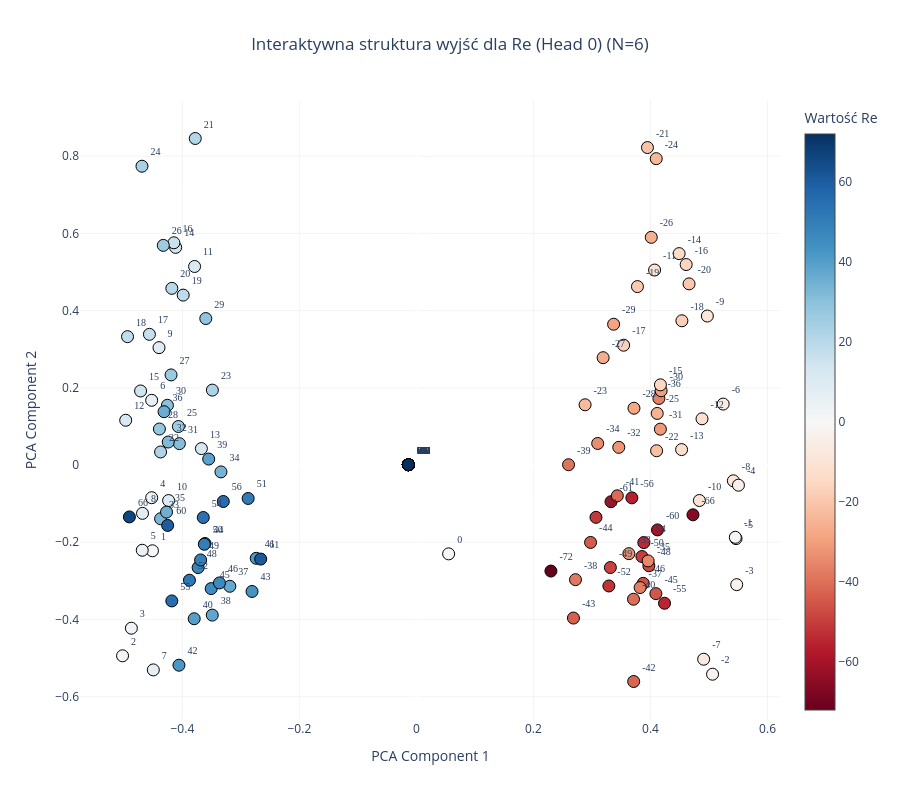
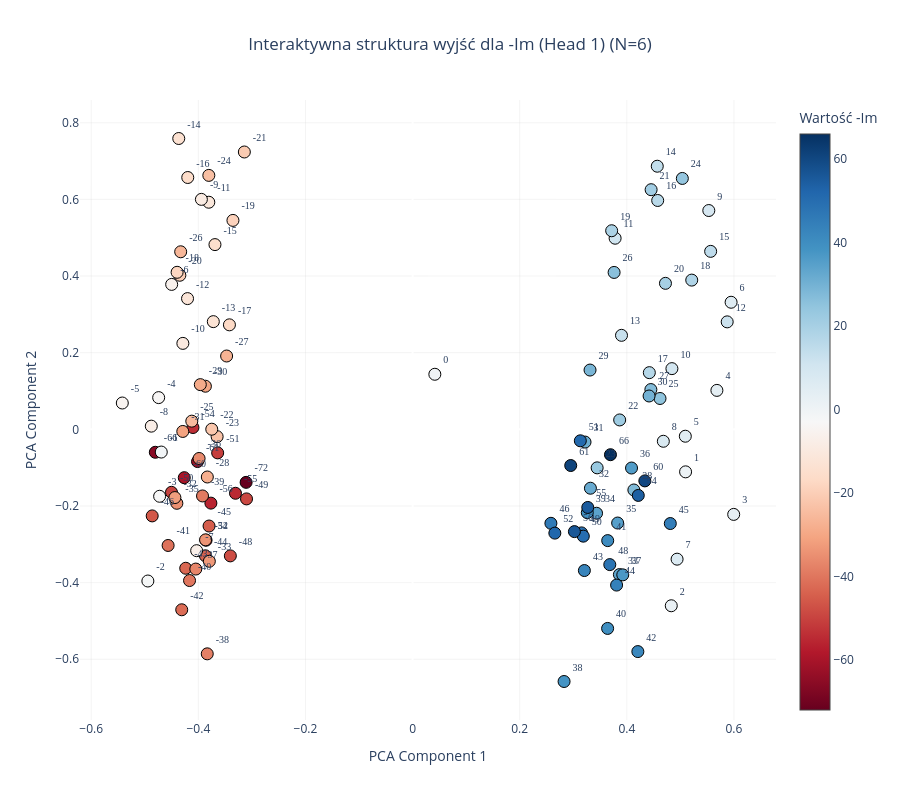

Here is the notebook cell these charts were saved with, in order:
### Code cell
plot_output_head_plotly(model, N=N, head_idx=0)

plot_output_head_plotly(model, N=N, head_idx=1)

### Figure 1 — Plotly figure (JSON) as saved in the notebook; plotly's stock layout.template omitted (floating-point values rounded to 4 significant figures; data arrays with more than 128 entries replaced by an {"elided": "..."} marker saying what was removed)
{"data": [{"hoverinfo": "text", "hovertext": {"elided": "145 str values"}, "marker": {"color": {"elided": "145 int values"}, "colorbar": {"title": {"text": "Wartość Re"}}, "colorscale": [[0, "rgb(103,0,31)"], [0.1, "rgb(178,24,43)"], [0.2, "rgb(214,96,77)"], [0.3, "rgb(244,165,130)"], [0.4, "rgb(253,219,199)"], [0.5, "rgb(247,247,247)"], [0.6, "rgb(209,229,240)"], [0.7, "rgb(146,197,222)"], [0.8, "rgb(67,147,195)"], [0.9, "rgb(33,102,172)"], [1, "rgb(5,48,97)"]], "line": {"color": "Black", "width": 1}, "showscale": true, "size": 12}, "mode": "markers+text", "text": {"elided": "145 str values"}, "textfont": {"family": "Arial Black", "size": 10}, "textposition": "top right", "type": "scatter", "x": {"elided": "145 float values"}, "y": {"elided": "145 float values"}}], "layout": {"height": 800, "paper_bgcolor": "white", "plot_bgcolor": "white", "showlegend": false, "title": {"text": "Interaktywna struktura wyjść dla Re (Head 0) (N=6)", "x": 0.5, "xanchor": "center"}, "width": 900, "xaxis": {"gridcolor": "rgba(200,200,200,0.2)", "title": {"text": "PCA Component 1"}}, "yaxis": {"gridcolor": "rgba(200,200,200,0.2)", "title": {"text": "PCA Component 2"}}}}

### Figure 2 — Plotly figure (JSON) as saved in the notebook; plotly's stock layout.template omitted (floating-point values rounded to 4 significant figures)
{"data": [{"hoverinfo": "text", "hovertext": ["Token ID: 0<br>Wartość algebraiczna: -72", "Token ID: 6<br>Wartość algebraiczna: -66", "Token ID: 11<br>Wartość algebraiczna: -61", "Token ID: 12<br>Wartość algebraiczna: -60", "Token ID: 16<br>Wartość algebraiczna: -56", "Token ID: 17<br>Wartość algebraiczna: -55", "Token ID: 18<br>Wartość algebraiczna: -54", "Token ID: 20<br>Wartość algebraiczna: -52", "Token ID: 21<br>Wartość algebraiczna: -51", "Token ID: 22<br>Wartość algebraiczna: -50", "Token ID: 23<br>Wartość algebraiczna: -49", "Token ID: 24<br>Wartość algebraiczna: -48", "Token ID: 26<br>Wartość algebraiczna: -46", "Token ID: 27<br>Wartość algebraiczna: -45", "Token ID: 28<br>Wartość algebraiczna: -44", "Token ID: 29<br>Wartość algebraiczna: -43", "Token ID: 30<br>Wartość algebraiczna: -42", "Token ID: 31<br>Wartość algebraiczna: -41", "Token ID: 32<br>Wartość algebraiczna: -40", "Token ID: 33<br>Wartość algebraiczna: -39", "Token ID: 34<br>Wartość algebraiczna: -38", "Token ID: 35<br>Wartość algebraiczna: -37", "Token ID: 36<br>Wartość algebraiczna: -36", "Token ID: 37<br>Wartość algebraiczna: -35", "Token ID: 38<br>Wartość algebraiczna: -34", "Token ID: 39<br>Wartość algebraiczna: -33", "Token ID: 40<br>Wartość algebraiczna: -32", "Token ID: 41<br>Wartość algebraiczna: -31", "Token ID: 42<br>Wartość algebraiczna: -30", "Token ID: 43<br>Wartość algebraiczna: -29", "Token ID: 44<br>Wartość algebraiczna: -28", "Token ID: 45<br>Wartość algebraiczna: -27", "Token ID: 46<br>Wartość algebraiczna: -26", "Token ID: 47<br>Wartość algebraiczna: -25", "Token ID: 48<br>Wartość algebraiczna: -24", "Token ID: 49<br>Wartość algebraiczna: -23", "Token ID: 50<br>Wartość algebraiczna: -22", "Token ID: 51<br>Wartość algebraiczna: -21", "Token ID: 52<br>Wartość algebraiczna: -20", "Token ID: 53<br>Wartość algebraiczna: -19", "Token ID: 54<br>Wartość algebraiczna: -18", "Token ID: 55<br>Wartość algebraiczna: -17", "Token ID: 56<br>Wartość algebraiczna: -16", "Token ID: 57<br>Wartość algebraiczna: -15", "Token ID: 58<br>Wartość algebraiczna: -14", "Token ID: 59<br>Wartość algebraiczna: -13", "Token ID: 60<br>Wartość algebraiczna: -12", "Token ID: 61<br>Wartość algebraiczna: -11", "Token ID: 62<br>Wartość algebraiczna: -10", "Token ID: 63<br>Wartość algebraiczna: -9", "Token ID: 64<br>Wartość algebraiczna: -8", "Token ID: 65<br>Wartość algebraiczna: -7", "Token ID: 66<br>Wartość algebraiczna: -6", "Token ID: 67<br>Wartość algebraiczna: -5", "Token ID: 68<br>Wartość algebraiczna: -4", "Token ID: 69<br>Wartość algebraiczna: -3", "Token ID: 70<br>Wartość algebraiczna: -2", "Token ID: 71<br>Wartość algebraiczna: -1", "Token ID: 72<br>Wartość algebraiczna: 0", "Token ID: 73<br>Wartość algebraiczna: 1", "Token ID: 74<br>Wartość algebraiczna: 2", "Token ID: 75<br>Wartość algebraiczna: 3", "Token ID: 76<br>Wartość algebraiczna: 4", "Token ID: 77<br>Wartość algebraiczna: 5", "Token ID: 78<br>Wartość algebraiczna: 6", "Token ID: 79<br>Wartość algebraiczna: 7", "Token ID: 80<br>Wartość algebraiczna: 8", "Token ID: 81<br>Wartość algebraiczna: 9", "Token ID: 82<br>Wartość algebraiczna: 10", "Token ID: 83<br>Wartość algebraiczna: 11", "Token ID: 84<br>Wartość algebraiczna: 12", "Token ID: 85<br>Wartość algebraiczna: 13", "Token ID: 86<br>Wartość algebraiczna: 14", "Token ID: 87<br>Wartość algebraiczna: 15", "Token ID: 88<br>Wartość algebraiczna: 16", "Token ID: 89<br>Wartość algebraiczna: 17", "Token ID: 90<br>Wartość algebraiczna: 18", "Token ID: 91<br>Wartość algebraiczna: 19", "Token ID: 92<br>Wartość algebraiczna: 20", "Token ID: 93<br>Wartość algebraiczna: 21", "Token ID: 94<br>Wartość algebraiczna: 22", "Token ID: 95<br>Wartość algebraiczna: 23", "Token ID: 96<br>Wartość algebraiczna: 24", "Token ID: 97<br>Wartość algebraiczna: 25", "Token ID: 98<br>Wartość algebraiczna: 26", "Token ID: 99<br>Wartość algebraiczna: 27", "Token ID: 100<br>Wartość algebraiczna: 28", "Token ID: 101<br>Wartość algebraiczna: 29", "Token ID: 102<br>Wartość algebraiczna: 30", "Token ID: 103<br>Wartość algebraiczna: 31", "Token ID: 104<br>Wartość algebraiczna: 32", "Token ID: 105<br>Wartość algebraiczna: 33", "Token ID: 106<br>Wartość algebraiczna: 34", "Token ID: 107<br>Wartość algebraiczna: 35", "Token ID: 108<br>Wartość algebraiczna: 36", "Token ID: 109<br>Wartość algebraiczna: 37", "Token ID: 110<br>Wartość algebraiczna: 38", "Token ID: 111<br>Wartość algebraiczna: 39", "Token ID: 112<br>Wartość algebraiczna: 40", "Token ID: 113<br>Wartość algebraiczna: 41", "Token ID: 114<br>Wartość algebraiczna: 42", "Token ID: 115<br>Wartość algebraiczna: 43", "Token ID: 116<br>Wartość algebraiczna: 44", "Token ID: 117<br>Wartość algebraiczna: 45", "Token ID: 118<br>Wartość algebraiczna: 46", "Token ID: 120<br>Wartość algebraiczna: 48", "Token ID: 121<br>Wartość algebraiczna: 49", "Token ID: 122<br>Wartość algebraiczna: 50", "Token ID: 123<br>Wartość algebraiczna: 51", "Token ID: 124<br>Wartość algebraiczna: 52", "Token ID: 126<br>Wartość algebraiczna: 54", "Token ID: 127<br>Wartość algebraiczna: 55", "Token ID: 128<br>Wartość algebraiczna: 56", "Token ID: 132<br>Wartość algebraiczna: 60", "Token ID: 133<br>Wartość algebraiczna: 61", "Token ID: 138<br>Wartość algebraiczna: 66"], "marker": {"color": [-72, -66, -61, -60, -56, -55, -54, -52, -51, -50, -49, -48, -46, -45, -44, -43, -42, -41, -40, -39, -38, -37, -36, -35, -34, -33, -32, -31, -30, -29, -28, -27, -26, -25, -24, -23, -22, -21, -20, -19, -18, -17, -16, -15, -14, -13, -12, -11, -10, -9, -8, -7, -6, -5, -4, -3, -2, -1, 0, 1, 2, 3, 4, 5, 6, 7, 8, 9, 10, 11, 12, 13, 14, 15, 16, 17, 18, 19, 20, 21, 22, 23, 24, 25, 26, 27, 28, 29, 30, 31, 32, 33, 34, 35, 36, 37, 38, 39, 40, 41, 42, 43, 44, 45, 46, 48, 49, 50, 51, 52, 54, 55, 56, 60, 61, 66], "colorbar": {"title": {"text": "Wartość -Im"}}, "colorscale": [[0, "rgb(103,0,31)"], [0.1, "rgb(178,24,43)"], [0.2, "rgb(214,96,77)"], [0.3, "rgb(244,165,130)"], [0.4, "rgb(253,219,199)"], [0.5, "rgb(247,247,247)"], [0.6, "rgb(209,229,240)"], [0.7, "rgb(146,197,222)"], [0.8, "rgb(67,147,195)"], [0.9, "rgb(33,102,172)"], [1, "rgb(5,48,97)"]], "line": {"color": "Black", "width": 1}, "showscale": true, "size": 12}, "mode": "markers+text", "text": ["-72", "-66", "-61", "-60", "-56", "-55", "-54", "-52", "-51", "-50", "-49", "-48", "-46", "-45", "-44", "-43", "-42", "-41", "-40", "-39", "-38", "-37", "-36", "-35", "-34", "-33", "-32", "-31", "-30", "-29", "-28", "-27", "-26", "-25", "-24", "-23", "-22", "-21", "-20", "-19", "-18", "-17", "-16", "-15", "-14", "-13", "-12", "-11", "-10", "-9", "-8", "-7", "-6", "-5", "-4", "-3", "-2", "-1", "0", "1", "2", "3", "4", "5", "6", "7", "8", "9", "10", "11", "12", "13", "14", "15", "16", "17", "18", "19", "20", "21", "22", "23", "24", "25", "26", "27", "28", "29", "30", "31", "32", "33", "34", "35", "36", "37", "38", "39", "40", "41", "42", "43", "44", "45", "46", "48", "49", "50", "51", "52", "54", "55", "56", "60", "61", "66"], "textfont": {"family": "Arial Black", "size": 10}, "textposition": "top right", "type": "scatter", "x": [-0.3108, -0.4804, -0.4015, -0.4263, -0.3766, -0.3307, -0.4101, -0.3856, -0.364, -0.4502, -0.3101, -0.3403, -0.4862, -0.38, -0.3869, -0.4236, -0.431, -0.4565, -0.4165, -0.3922, -0.3834, -0.4048, -0.3986, -0.4401, -0.3866, -0.3795, -0.4438, -0.4291, -0.3869, -0.3963, -0.3832, -0.3472, -0.433, -0.4123, -0.3805, -0.3649, -0.375, -0.3141, -0.4346, -0.3354, -0.4397, -0.342, -0.4198, -0.369, -0.4366, -0.3721, -0.4202, -0.3805, -0.4289, -0.3943, -0.4879, -0.4031, -0.4498, -0.542, -0.4741, -0.4723, -0.4943, -0.4692, 0.04153, 0.5097, 0.483, 0.5995, 0.5682, 0.5092, 0.5947, 0.4939, 0.4682, 0.5531, 0.4842, 0.3781, 0.5874, 0.3901, 0.4568, 0.5565, 0.4576, 0.442, 0.5212, 0.3717, 0.4721, 0.4454, 0.3866, 0.3446, 0.5036, 0.462, 0.3762, 0.4449, 0.4131, 0.3313, 0.4416, 0.3219, 0.332, 0.3861, 0.3435, 0.3829, 0.4088, 0.3924, 0.2828, 0.3262, 0.3641, 0.3643, 0.4206, 0.3207, 0.3809, 0.4812, 0.2582, 0.3682, 0.3154, 0.3187, 0.3132, 0.2656, 0.4214, 0.3271, 0.3021, 0.4336, 0.2952, 0.3694], "y": [-0.1384, -0.05989, -0.08406, -0.1261, -0.1926, -0.1669, 0.004728, -0.2894, -0.06147, -0.1643, -0.1815, -0.3302, -0.2259, -0.2523, -0.33, -0.3625, -0.4708, -0.303, -0.3945, -0.1738, -0.5858, -0.3646, -0.07606, -0.193, -0.2884, -0.3443, -0.1781, -0.005539, 0.1125, 0.1166, -0.1243, 0.1913, 0.4632, 0.02133, 0.6626, -0.01905, 0.0003193, 0.7236, 0.402, 0.5451, 0.4097, 0.2726, 0.6571, 0.482, 0.7588, 0.281, 0.3411, 0.5925, 0.2243, 0.6, 0.008306, -0.3166, 0.3781, 0.06868, 0.08276, -0.1747, -0.3958, -0.05927, 0.1436, -0.111, -0.4603, -0.222, 0.1016, -0.018, 0.3316, -0.3388, -0.03119, 0.5709, 0.1584, 0.4986, 0.2804, 0.2452, 0.6865, 0.4643, 0.5971, 0.1479, 0.3894, 0.5182, 0.3809, 0.6252, 0.02446, -0.1005, 0.6546, 0.08047, 0.4094, 0.1038, -0.1582, 0.1547, 0.08699, -0.03322, -0.1537, -0.379, -0.219, -0.2444, -0.101, -0.3797, -0.6579, -0.2174, -0.5195, -0.2904, -0.5799, -0.3684, -0.4064, -0.2458, -0.2452, -0.353, -0.2702, -0.2787, -0.02995, -0.2708, -0.1724, -0.2038, -0.2669, -0.1345, -0.09444, -0.0662]}], "layout": {"height": 800, "paper_bgcolor": "white", "plot_bgcolor": "white", "showlegend": false, "title": {"text": "Interaktywna struktura wyjść dla -Im (Head 1) (N=6)", "x": 0.5, "xanchor": "center"}, "width": 900, "xaxis": {"gridcolor": "rgba(200,200,200,0.2)", "title": {"text": "PCA Component 1"}}, "yaxis": {"gridcolor": "rgba(200,200,200,0.2)", "title": {"text": "PCA Component 2"}}}}
